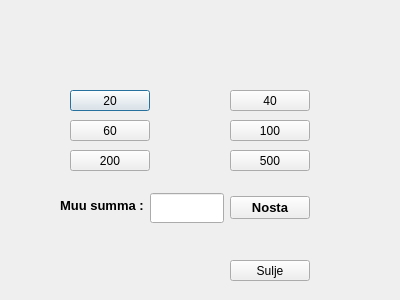
<?xml version="1.0" encoding="UTF-8"?>
<ui version="4.0">
 <class>Nosto</class>
 <widget class="QDialog" name="Nosto">
  <property name="geometry">
   <rect>
    <x>0</x>
    <y>0</y>
    <width>400</width>
    <height>300</height>
   </rect>
  </property>
  <property name="windowTitle">
   <string>Dialog</string>
  </property>
  <widget class="QPushButton" name="btn20e">
   <property name="geometry">
    <rect>
     <x>70</x>
     <y>90</y>
     <width>80</width>
     <height>21</height>
    </rect>
   </property>
   <property name="text">
    <string>20</string>
   </property>
  </widget>
  <widget class="QPushButton" name="btn40e">
   <property name="geometry">
    <rect>
     <x>230</x>
     <y>90</y>
     <width>80</width>
     <height>21</height>
    </rect>
   </property>
   <property name="text">
    <string>40</string>
   </property>
  </widget>
  <widget class="QLabel" name="nostettuLabel">
   <property name="geometry">
    <rect>
     <x>70</x>
     <y>260</y>
     <width>131</width>
     <height>20</height>
    </rect>
   </property>
   <property name="text">
    <string/>
   </property>
  </widget>
  <widget class="QPushButton" name="btn60e">
   <property name="geometry">
    <rect>
     <x>70</x>
     <y>120</y>
     <width>80</width>
     <height>21</height>
    </rect>
   </property>
   <property name="text">
    <string>60</string>
   </property>
  </widget>
  <widget class="QPushButton" name="btn100e">
   <property name="geometry">
    <rect>
     <x>230</x>
     <y>120</y>
     <width>80</width>
     <height>21</height>
    </rect>
   </property>
   <property name="text">
    <string>100</string>
   </property>
  </widget>
  <widget class="QPushButton" name="btn200e">
   <property name="geometry">
    <rect>
     <x>70</x>
     <y>150</y>
     <width>80</width>
     <height>21</height>
    </rect>
   </property>
   <property name="text">
    <string>200</string>
   </property>
  </widget>
  <widget class="QPushButton" name="btn500e">
   <property name="geometry">
    <rect>
     <x>230</x>
     <y>150</y>
     <width>80</width>
     <height>21</height>
    </rect>
   </property>
   <property name="text">
    <string>500</string>
   </property>
  </widget>
  <widget class="QPushButton" name="btnnostosulje">
   <property name="geometry">
    <rect>
     <x>230</x>
     <y>260</y>
     <width>80</width>
     <height>21</height>
    </rect>
   </property>
   <property name="text">
    <string>Sulje</string>
   </property>
  </widget>
  <widget class="QWidget" name="gridLayoutWidget">
   <property name="geometry">
    <rect>
     <x>150</x>
     <y>180</y>
     <width>160</width>
     <height>56</height>
    </rect>
   </property>
   <layout class="QGridLayout" name="gridLayout">
    <item row="0" column="0">
     <widget class="QLineEdit" name="muuSumma">
      <property name="font">
       <font>
        <family>Ebrima</family>
        <pointsize>11</pointsize>
        <weight>75</weight>
        <bold>true</bold>
       </font>
      </property>
      <property name="text">
       <string/>
      </property>
     </widget>
    </item>
    <item row="0" column="1">
     <widget class="QPushButton" name="btnCSTe">
      <property name="font">
       <font>
        <pointsize>10</pointsize>
        <weight>75</weight>
        <bold>true</bold>
       </font>
      </property>
      <property name="text">
       <string>Nosta</string>
      </property>
     </widget>
    </item>
   </layout>
  </widget>
  <widget class="QLabel" name="label">
   <property name="geometry">
    <rect>
     <x>60</x>
     <y>190</y>
     <width>91</width>
     <height>31</height>
    </rect>
   </property>
   <property name="font">
    <font>
     <pointsize>10</pointsize>
     <weight>75</weight>
     <bold>true</bold>
    </font>
   </property>
   <property name="text">
    <string>Muu summa :</string>
   </property>
  </widget>
 </widget>
 <resources/>
 <connections/>
</ui>
